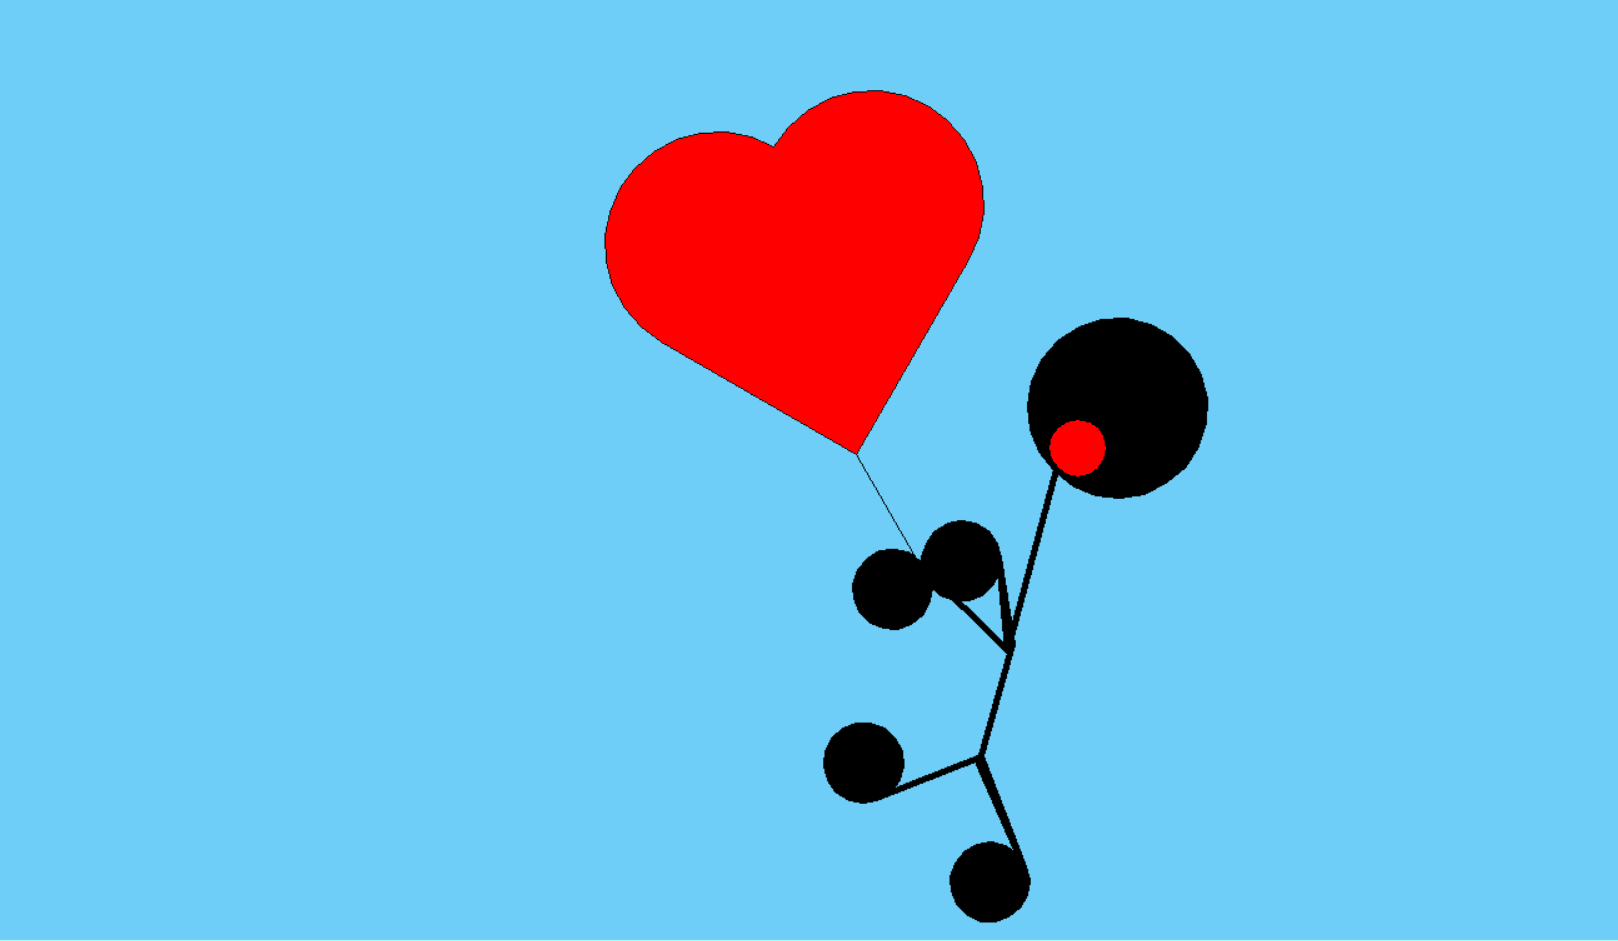

Reproduce this figure in Python.

import turtle as t
sc=t.Screen()
sc.bgcolor('skyblue')
t.pensize(1)
t.speed(30)
t.color('black')
t.begin_fill()
t.left(150)
t.forward(180)
t.circle(-90,180)
t.fillcolor('red')
t.end_fill()
t.begin_fill()
t.setheading(60)
t.circle(-90,180)
t.forward(180)
t.fillcolor('red')
t.end_fill()
t.setheading(60)
t.left(60)
t.backward(100)
t.pensize(5)
t.left(15)
t.begin_fill()
t.circle(30)
t.fillcolor('black')
t.end_fill()
t.backward(100)
t.left(120)
t.backward(150)
t.left(60)
t.begin_fill()
t.circle(70)
t.fillcolor('black')
t.end_fill()
t.begin_fill()
t.circle(25)
t.fillcolor('red')
t.end_fill()
t.penup()
t.left(120)
t.pendown()
t.backward(150)
t.left(20)
t.forward(75)
t.begin_fill()
t.circle(30)
t.fillcolor('black')
t.end_fill()
t.penup()
t.left(4)
t.pendown()
t.backward(70)
t.penup()
t.right(25)
t.pendown()
t.backward(100)
t.left(40)
t.backward(90)
t.begin_fill()
t.circle(30)
t.fillcolor('black')
t.end_fill()
t.penup()
t.left(177)
t.pendown()
t.backward(94)
t.left(90)
t.backward(90)
t.begin_fill()
t.circle(30)
t.fillcolor('black')
t.end_fill()
t.hideturtle()
t.done()
